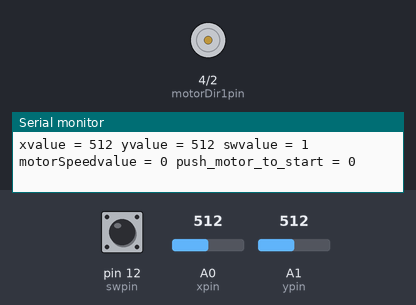
Simulated run of this sketch. Board: Arduino Uno, built with avr-gcc and run on an emulated ATmega328P. Shown: motor-driver pin pairs drawn as motors (green arrow = first pin HIGH = forward, orange = second pin HIGH = backward, longer = more drive, scaled by the enable pin), the last lines printed to the serial monitor. Inputs (shaded band) come from the test bench; at power-on: A0 (xpin) = 512, A1 (ypin) = 512, pin 12 (swpin) HIGH.

Above: at 1.2 s.
1.3 s: A0 (xpin) set to 531
At 2.5 s:
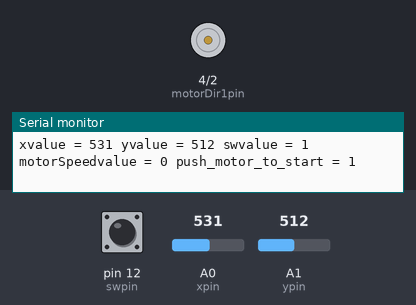
2.8 s: A0 (xpin) set to 716
At 3.9 s:
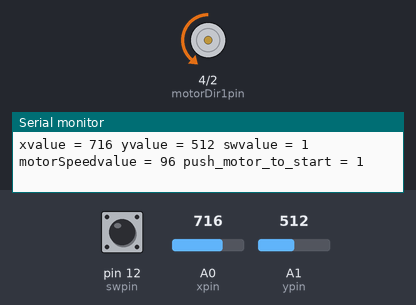
4.3 s: A0 (xpin) set to 900
At 5.5 s:
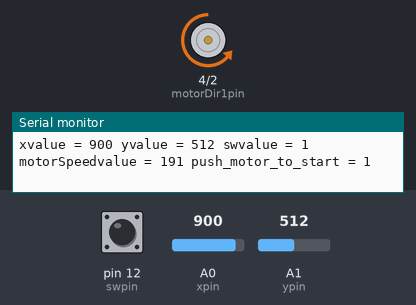
5.8 s: A0 (xpin) set to 1023
At 6.9 s:
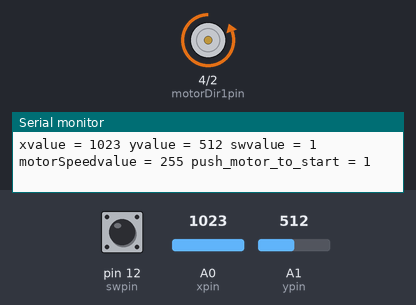
7.3 s: A0 (xpin) set to 490
At 8.5 s:
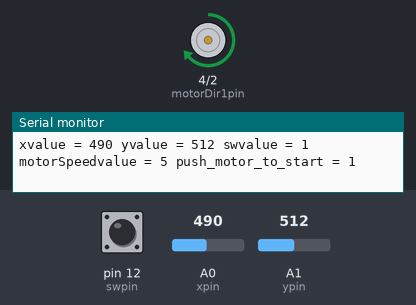
8.8 s: A1 (ypin) set to 110
11.8 s: A1 (ypin) set to 89
Timing chart, 0 to 14.8 s (numbered marks = the images above; inputs shaded):
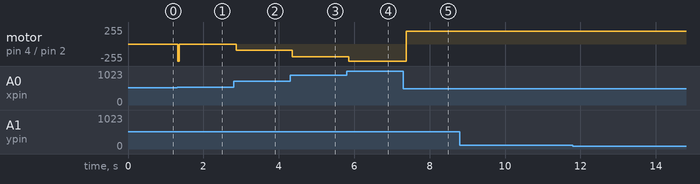

The sketch:

Class_39_Controlling_DC_Motor_With_JoyStick.ino
```cpp
int motorSpeedpin = 3;
int motorSpeedvalue;
int motorDir1pin = 4;
int motorDir2pin = 2;

int xpin = A0;
int xvalue;
int ypin = A1;
int yvalue;
int swpin = 12;
int swvalue;

int push_motor_to_start;


void setup() {
  // put your setup code here, to run once:
  Serial.begin(9600);

  pinMode(motorSpeedpin,OUTPUT);
  pinMode(motorDir1pin,OUTPUT);
  pinMode(motorDir2pin,OUTPUT);

  pinMode(xpin,INPUT);
  pinMode(ypin,INPUT);
  pinMode(swpin,INPUT);
  digitalWrite(swpin,HIGH);

}

void loop() {
  // put your main code here, to run repeatedly:
  //Serial.print("");
  xvalue = analogRead(xpin);
  yvalue = analogRead(ypin);
  swvalue = digitalRead(swpin);


  if((xvalue>=500)&&(xvalue<=530))
  {
    motorSpeedvalue = 0;
    digitalWrite(motorDir1pin,HIGH);
    digitalWrite(motorDir2pin,LOW);
    analogWrite(motorSpeedpin,0);
    push_motor_to_start = 0;

  }
  if((xvalue>=0)&&(xvalue<500))
  {
    motorSpeedvalue = (xvalue/(-500.))*255.+255.;
    digitalWrite(motorDir1pin,HIGH);
    digitalWrite(motorDir2pin,LOW);
    if(push_motor_to_start == 0)
    {
      analogWrite(motorSpeedpin,255);
      delay(50);
      push_motor_to_start = push_motor_to_start+1;
    }
    analogWrite(motorSpeedpin,motorSpeedvalue);
  }
  if((xvalue>530)&&(xvalue<=1023))
  {
    motorSpeedvalue = ((xvalue-530.)/493.)*255;
    digitalWrite(motorDir1pin,LOW);
    digitalWrite(motorDir2pin,HIGH);
    if(push_motor_to_start == 0)
    {
      analogWrite(motorSpeedpin,255);
      delay(50);
      push_motor_to_start = push_motor_to_start+1;
    }
    analogWrite(motorSpeedpin,motorSpeedvalue);
  }

  Serial.print("xvalue = ");              Serial.print(xvalue);
  Serial.print(" yvalue = ");             Serial.print(yvalue);
  Serial.print(" swvalue = ");            Serial.print(swvalue);
  Serial.print(" motorSpeedvalue = ");    Serial.print(motorSpeedvalue);
  Serial.print(" push_motor_to_start = ");Serial.println(push_motor_to_start);
  delay(1);


}
```

Measured:
- after the input at 1.3 s, motor on pin 4 (motorDir1pin) / pin 2 (motorDir2pin): stopped → backward 255/255 at once, → stopped 0.05 s later
- after the input at 2.8 s, motor on pin 4 (motorDir1pin) / pin 2 (motorDir2pin): stopped → backward 96/255 after 0.07 s
- after the input at 4.3 s, motor on pin 4 (motorDir1pin) / pin 2 (motorDir2pin): backward 96/255 → backward 191/255 after 0.05 s
- after the input at 5.8 s, motor on pin 4 (motorDir1pin) / pin 2 (motorDir2pin): backward 191/255 → backward 255/255 after 0.06 s
- after the input at 7.3 s, motor on pin 4 (motorDir1pin) / pin 2 (motorDir2pin): backward 255/255 → forward 191/255 after 0.08 s
